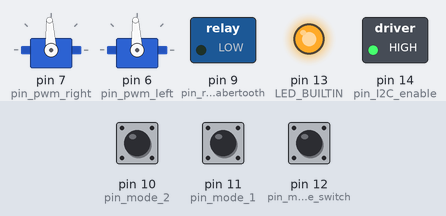
Bench run of a sketch on a simulated Arduino Uno, built with avr-gcc and run on an emulated ATmega328P. Parts: 2 × servo, switched loads named in the sketch (green lamp = pin HIGH), output pins drawn as LEDs (lit = HIGH). The test bench sets the inputs (shaded band); at power-on: pin 12 (pin_mode_switch) HIGH, pin 10 (pin_mode_2) HIGH, pin 11 (pin_mode_1) HIGH.

Above: at 1.2 s.
1.3 s: pin 12 (pin_mode_switch) pulled LOW for 0.15 s
At 1.37 s:
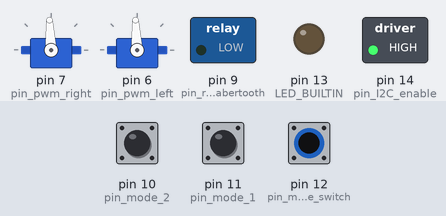
2.9 s: pin 12 (pin_mode_switch) pulled LOW for 3.2 s
At 6.7 s:
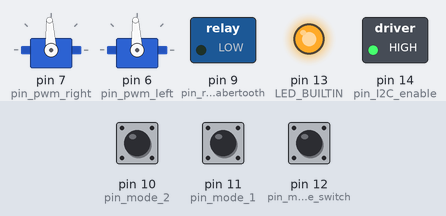
Timing chart, 0 to 8.2 s (numbered marks = the images above; inputs shaded):
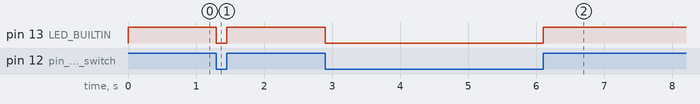

The sketch:

ARD_Wheels.ino
```cpp
// Code for SensorVehicle v.1.0
// BO19E-15


// Communication
#include <Wire.h>
const int pin_I2C_enable = 14;
const int address = 0x20;
const int size_of_byte_array = 23;
void receive_event(int x);
void assemble_ints_from_byte_array(long number_of_longs, int start_index, byte array[]);
void assemble_data_from_vehicle(byte vehicle_byte_array[]);

// PWM
#include <Servo.h>
Servo wheels_right;
Servo wheels_left;

const int pin_pwm_right = 7;
const int pin_pwm_left = 6;
const int pin_mode_1 = 11;
const int pin_mode_2 = 10;
const int pin_relay_sabertooth = 9;
const int pin_mode_switch = 12;

const int data_standstill = 0;
const int data_full_reverse = -100;
const int data_full_forward = 100;
const int pwm_start_reverse = 1330;
const int pwm_full_reverse = 1130; // 12 v (1000)
const int pwm_start_forward = 1600;
const int pwm_full_forward = 1840;  // 12 v (2000)
const int pwm_standstill = 1500;
const int ramp_up = 20;

int data_left, data_right;
int speed_left, speed_right;
int speed_map(int data);

// Safety mode
int mode = 2;  // 3 = full speed, 0 = stop
int data_check(int data);
int mode_check(int data);

void setup()
{
	Wire.begin(address);

	pinMode(pin_mode_1, INPUT_PULLUP);
	pinMode(pin_mode_2, INPUT_PULLUP);
	pinMode(pin_relay_sabertooth, OUTPUT);
	pinMode(pin_mode_switch, INPUT_PULLUP);
	pinMode(LED_BUILTIN, OUTPUT);

	digitalWrite(pin_relay_sabertooth, LOW);

	wheels_right.attach(pin_pwm_right);
	wheels_left.attach(pin_pwm_left);
	wheels_left.writeMicroseconds(pwm_standstill);
	wheels_right.writeMicroseconds(pwm_standstill);
	Wire.onReceive(receive_event);

	data_left = data_standstill;
	data_right = data_standstill;
	speed_left = pwm_standstill;
	speed_right = pwm_standstill;

	pinMode(pin_I2C_enable, OUTPUT);
	digitalWrite(pin_I2C_enable, HIGH);
}

void loop()
{
	if (data_left==0 && data_right == 0)
	{
		digitalWrite(pin_relay_sabertooth, LOW);
	}
	else
	{
		digitalWrite(pin_relay_sabertooth, HIGH);
	}

	speed_left = speed_map(mode_check(data_left));
	speed_right = speed_map(mode_check(data_right));

	wheels_right.writeMicroseconds(speed_right);
	wheels_left.writeMicroseconds(speed_left);

	/*String s = "Ld: = " + String(data_left) + "\t Rd: " + String(data_right) +
		"\t L: " + String(speed_left) + "\t R: " + String(speed_right) +
		"\t MODE: " + mode +
		"\t SWITCH: " + digitalRead(pin_mode_switch);
	Serial.println(s);
	delay(1000);*/
}

void receive_event(int x)
{
	byte data[size_of_byte_array];

	if (Wire.available())
	{
		for (int i = 0; i < size_of_byte_array; i++)
		{
			data[i] = Wire.read();
		}
		assemble_data_from_vehicle(data);
	}
}

int speed_map(int data)
{
	if (data > 0)
	{
		data = map(data, data_standstill, data_full_forward, pwm_start_forward, pwm_full_forward);
		return data;
	}
	else if (data < 0)
	{
		data = map(data, data_standstill, data_full_reverse, pwm_start_reverse, pwm_full_reverse);
		return data;
	}
	else
	{
		return pwm_standstill;
	}
}

int data_check(const int data)
{
	if (data < data_full_reverse)
	{
		return  data_full_reverse;
	}
	else if (data > data_full_forward)
	{
		return data_full_forward;
	}
	else
	{
		return data;
	}
}

int mode_check(int data)
{
	if (digitalRead(pin_mode_switch))
	{
		digitalWrite(LED_BUILTIN, HIGH);
		mode = 2;
		return (2 * data) / 3;
	}
	digitalWrite(LED_BUILTIN, LOW);

	if (!digitalRead(pin_mode_1) && !digitalRead(pin_mode_2) )
	{
		mode = 0;
		return 0;
	}
	else if (!digitalRead(pin_mode_1) && digitalRead(pin_mode_2))
	{
		mode = 1;
		data = data / 2;
		return data;
	}
	else if (digitalRead(pin_mode_1) && !digitalRead(pin_mode_2))
	{
		mode = 2;
		data = (2 * data) / 3 ;
		return data;
	}
	else if (digitalRead(pin_mode_1) && digitalRead(pin_mode_2))
	{
		mode = 3;
		return data;
	}
	return 0;
}

void assemble_data_from_vehicle(byte vehicle_byte_array[])
{
	int address = vehicle_byte_array[0];
	int code = vehicle_byte_array[1];
	const int number_of_longs = vehicle_byte_array[2];
	const int empty_bytes = 3;
	assemble_ints_from_byte_array(number_of_longs, empty_bytes, vehicle_byte_array);
}

void assemble_ints_from_byte_array(const long number_of_longs, const int start_index, byte array[])
{
	if (size_of_byte_array >= (sizeof(long)*number_of_longs + start_index))
	{
		const int bits_in_long = sizeof(long) * 8;
		long longs[2];

		for (int i = 0; i < number_of_longs; i++)
		{
			int assembled_long = 0;
			const int shift_by_long = sizeof(long) * i;

			for (int j = 1; j <= sizeof(long); j++)
			{
				assembled_long |= array[start_index - 1 + j + shift_by_long] << (bits_in_long - 8 * j);
			}
			longs[i] = assembled_long;
		}

		data_left = data_check(longs[0]);  // Between -100 and 100;
		data_right = data_check(longs[1]);
	}
}
```

Measured:
- after the input at 1.3 s, pin 13 (LED_BUILTIN): HIGH → LOW at once, → HIGH 0.15 s later
- after the input at 2.9 s, pin 13 (LED_BUILTIN): HIGH → LOW at once, → HIGH 3.2 s later
